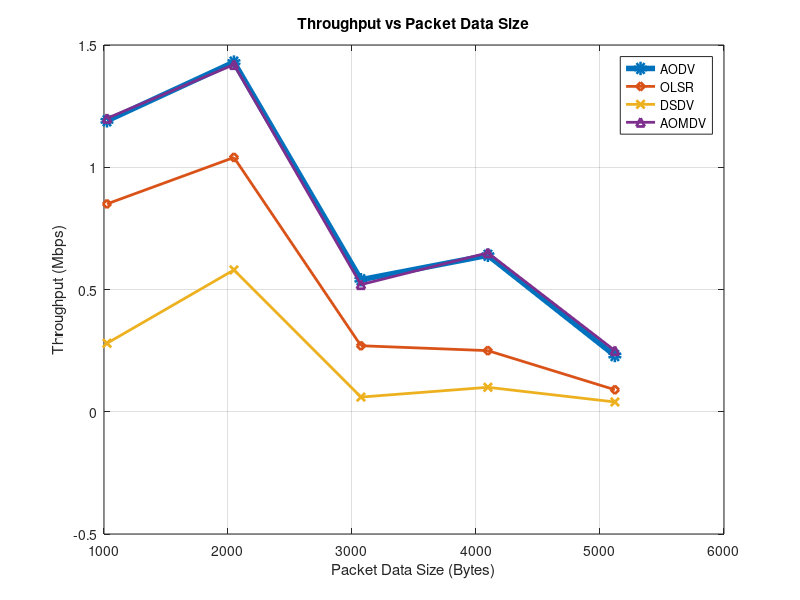

Write MATLAB code to recreate this figure.
clc;
clear;
close all;

% X-axis values
size = [1024 2048 3072 4096 5120];

% Y-axis values
AODV  = [1.19 1.43 0.54 0.64 0.23];
OLSR  = [0.85 1.04 0.27 0.25 0.09];
DSDV  = [0.28 0.58 0.06 0.10 0.04];
AOMDV = [1.20 1.42 0.52 0.65 0.25];
% Plotting
figure;

plot(size, AODV, '-o', 'LineWidth', 4); hold on;
plot(size, OLSR, '-d', 'LineWidth', 2);
plot(size, DSDV, '-x', 'LineWidth', 2);
plot(size, AOMDV, '-^', 'LineWidth', 2);


% Labels and Title
xlabel('Packet Data Size (Bytes)');
ylabel('Throughput (Mbps)');
title('Throughput vs Packet Data Size');

% Legend
legend('AODV','OLSR','DSDV','AOMDV','Location','best');

% Grid
grid on;

% Axis limits (optional for better match)
ylim([-0.5 1.5]);

hold off;
